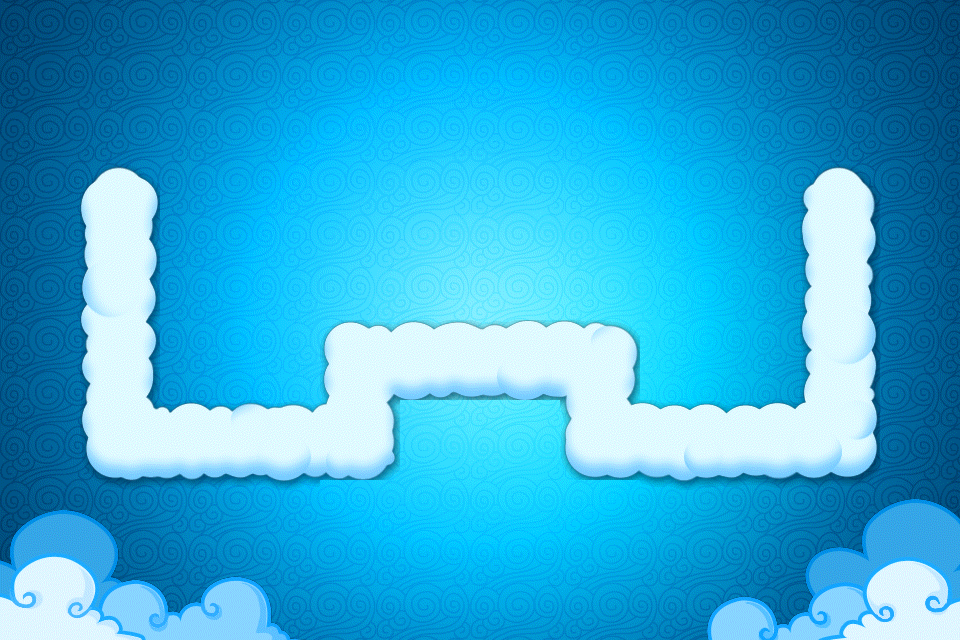

A 2D game scene composited from a Tiled map and its tileset images. What follows is a short description and the map's XML, with each tile layer's data collapsed to a summary:
An orthogonal 12x8 tile map with 80x80 px tiles, 2 tile layers (Background, path), 3 tilesets and 8 objects.

<map version="1.0" orientation="orthogonal" renderorder="right-down" width="12" height="8" tilewidth="80" tileheight="80" nextobjectid="9">
 <tileset firstgid="1" name="BG-hd.pvr.ccz" tilewidth="80" tileheight="80" tilecount="72" columns="12">
  <image source="Theme1/BG1/BG-hd.pvr.ccz.png" width="960" height="482" />
  <tile id="37">
   <properties>
    <property name="point" type="bool" value="true" />
   </properties>
  </tile>
 </tileset>
 <tileset firstgid="73" name="BG1-hd.pvr.ccz" tilewidth="80" tileheight="80" tilecount="96" columns="12">
  <image source="Theme1/BG0/BG1-hd.pvr.ccz.png" width="960" height="640" />
 </tileset>
 <tileset firstgid="169" name="Radish01_01" tilewidth="93" tileheight="74" tilecount="1" columns="1">
  <image source="Radish01_01.png" width="93" height="74" />
 </tileset>
 <layer name="Background" width="12" height="8">
  <data>[96 cells, 96 non-empty, 96 distinct tile ids]</data>
 </layer>
 <layer name="path" width="12" height="8">
  <data>[96 cells, 46 non-empty, 37 distinct tile ids]</data>
 </layer>
 <objectgroup name="pathObject">
  <object id="1" x="114" y="202" />
  <object id="2" x="123" y="436" />
  <object id="3" x="355" y="428" />
  <object id="4" x="357" y="362" />
  <object id="5" x="592" y="356" />
  <object id="6" x="607" y="434" />
  <object id="7" x="845" y="429" />
  <object id="8" x="839" y="206" />
 </objectgroup>
</map>
